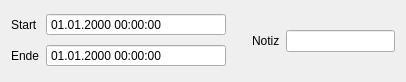
<?xml version="1.0" encoding="UTF-8"?>
<ui version="4.0">
 <class>EditZeiteintragItem</class>
 <widget class="QWidget" name="EditZeiteintragItem">
  <property name="geometry">
   <rect>
    <x>0</x>
    <y>0</y>
    <width>406</width>
    <height>82</height>
   </rect>
  </property>
  <property name="windowTitle">
   <string>Form</string>
  </property>
  <layout class="QHBoxLayout" name="horizontalLayout_2">
   <item>
    <layout class="QHBoxLayout" name="horizontalLayout">
     <item>
      <layout class="QVBoxLayout" name="verticalLayout">
       <item>
        <layout class="QHBoxLayout" name="horizontalLayout_3">
         <item>
          <widget class="QLabel" name="label">
           <property name="text">
            <string>Start</string>
           </property>
          </widget>
         </item>
         <item>
          <widget class="QDateTimeEdit" name="startzeit">
           <property name="minimumSize">
            <size>
             <width>180</width>
             <height>0</height>
            </size>
           </property>
           <property name="wrapping">
            <bool>false</bool>
           </property>
           <property name="frame">
            <bool>true</bool>
           </property>
           <property name="buttonSymbols">
            <enum>QAbstractSpinBox::NoButtons</enum>
           </property>
           <property name="displayFormat">
            <string>dd.MM.yyyy HH:mm:ss</string>
           </property>
           <property name="calendarPopup">
            <bool>false</bool>
           </property>
          </widget>
         </item>
        </layout>
       </item>
       <item>
        <layout class="QHBoxLayout" name="horizontalLayout_4">
         <item>
          <widget class="QLabel" name="label_2">
           <property name="text">
            <string>Ende</string>
           </property>
          </widget>
         </item>
         <item>
          <widget class="QDateTimeEdit" name="endzeit">
           <property name="minimumSize">
            <size>
             <width>180</width>
             <height>0</height>
            </size>
           </property>
           <property name="buttonSymbols">
            <enum>QAbstractSpinBox::NoButtons</enum>
           </property>
           <property name="displayFormat">
            <string>dd.MM.yyyy HH:mm:ss</string>
           </property>
           <property name="calendarPopup">
            <bool>false</bool>
           </property>
          </widget>
         </item>
        </layout>
       </item>
      </layout>
     </item>
     <item>
      <spacer name="horizontalSpacer_2">
       <property name="orientation">
        <enum>Qt::Horizontal</enum>
       </property>
       <property name="sizeType">
        <enum>QSizePolicy::Preferred</enum>
       </property>
       <property name="sizeHint" stdset="0">
        <size>
         <width>20</width>
         <height>20</height>
        </size>
       </property>
      </spacer>
     </item>
     <item>
      <widget class="QLabel" name="label_3">
       <property name="text">
        <string>Notiz</string>
       </property>
      </widget>
     </item>
     <item>
      <widget class="QLineEdit" name="notiz"/>
     </item>
    </layout>
   </item>
  </layout>
 </widget>
 <resources/>
 <connections/>
</ui>
